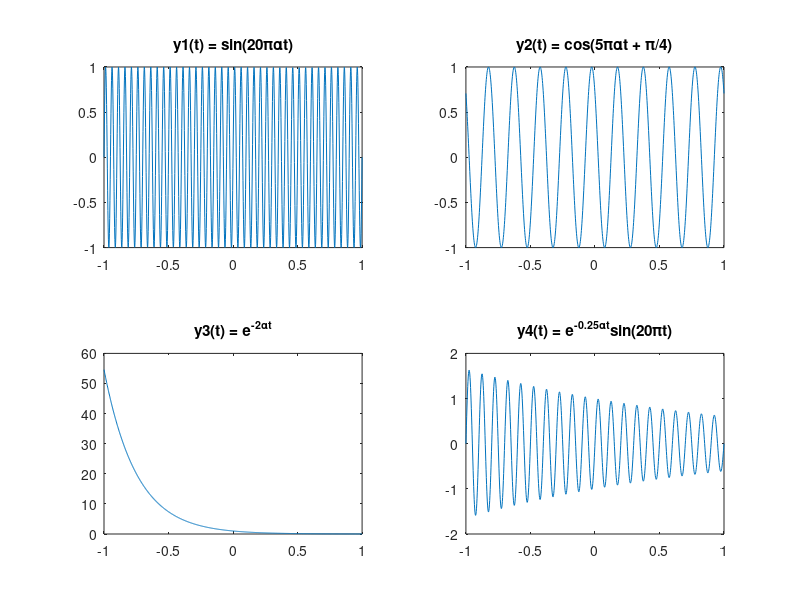

Reproduce this figure in MATLAB. (Note: this script raises an error after producing the figure.)
t = linspace(-1, 1, 1000);
alpha = 1 + mod(580,3);

figure;
subplot(2, 2, 1); 
plot(t, sin(20*pi*alpha*t)); 
title('y1(t) = sin(20παt)');

subplot(2, 2, 2);
plot(t, cos(5*pi*alpha*t + pi/4));
title('y2(t) = cos(5παt + π/4)');

subplot(2, 2, 3); 
plot(t, exp(-2*alpha*t));
title('y3(t) = e^{-2αt}');

subplot(2, 2, 4);
plot(t, exp(-0.25*alpha*t) .* sin(20*pi*t));
title('y4(t) = e^{-0.25αt}sin(20πt)');

sgtitle('Plots of Given Signals');
